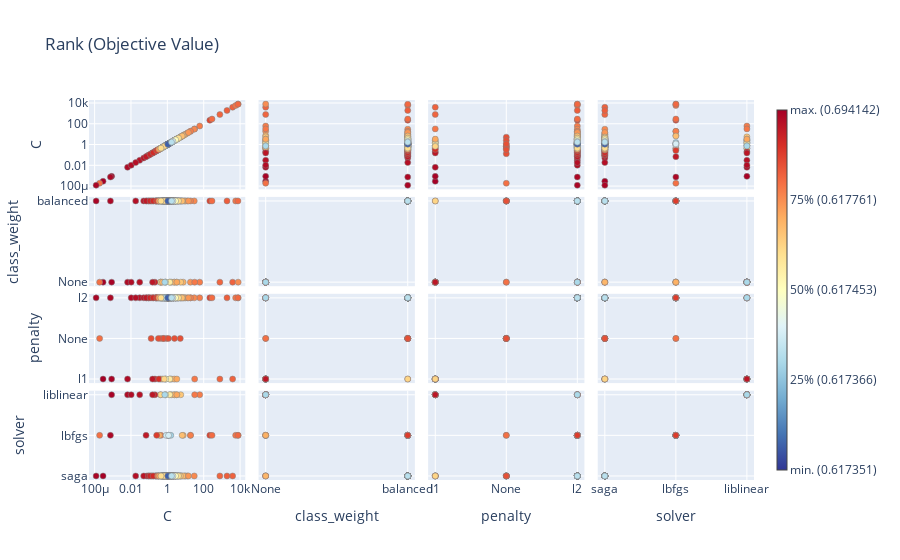

The cell this chart's notebook holds for it:
### Code cell
optuna.visualization.plot_rank(study_best_features)

### Figure 1 — Plotly figure (JSON) as saved in the notebook; plotly's stock layout.template omitted (floating-point values rounded to 4 significant figures; data arrays with more than 128 entries replaced by an {"elided": "..."} marker saying what was removed)
{"data": [{"hovertemplate": "%{hovertext}<extra></extra>", "hovertext": {"elided": "194 str values"}, "marker": {"color": {"elided": "194 str values"}, "line": {"color": "Grey", "width": 0.5}}, "mode": "markers", "showlegend": false, "type": "scatter", "x": {"elided": "194 float values"}, "xaxis": "x", "y": {"elided": "194 float values"}, "yaxis": "y"}, {"hovertemplate": "%{hovertext}<extra></extra>", "hovertext": {"elided": "194 str values"}, "marker": {"color": {"elided": "194 str values"}, "line": {"color": "Grey", "width": 0.5}}, "mode": "markers", "showlegend": false, "type": "scatter", "x": {"elided": "194 float values"}, "xaxis": "x5", "y": {"elided": "194 str values"}, "yaxis": "y5"}, {"hovertemplate": "%{hovertext}<extra></extra>", "hovertext": {"elided": "194 str values"}, "marker": {"color": {"elided": "194 str values"}, "line": {"color": "Grey", "width": 0.5}}, "mode": "markers", "showlegend": false, "type": "scatter", "x": {"elided": "194 float values"}, "xaxis": "x9", "y": {"elided": "194 str values"}, "yaxis": "y9"}, {"hovertemplate": "%{hovertext}<extra></extra>", "hovertext": {"elided": "194 str values"}, "marker": {"color": {"elided": "194 str values"}, "line": {"color": "Grey", "width": 0.5}}, "mode": "markers", "showlegend": false, "type": "scatter", "x": {"elided": "194 float values"}, "xaxis": "x13", "y": {"elided": "194 str values"}, "yaxis": "y13"}, {"hovertemplate": "%{hovertext}<extra></extra>", "hovertext": {"elided": "194 str values"}, "marker": {"color": {"elided": "194 str values"}, "line": {"color": "Grey", "width": 0.5}}, "mode": "markers", "showlegend": false, "type": "scatter", "x": {"elided": "194 str values"}, "xaxis": "x2", "y": {"elided": "194 float values"}, "yaxis": "y2"}, {"hovertemplate": "%{hovertext}<extra></extra>", "hovertext": {"elided": "194 str values"}, "marker": {"color": {"elided": "194 str values"}, "line": {"color": "Grey", "width": 0.5}}, "mode": "markers", "showlegend": false, "type": "scatter", "x": {"elided": "194 str values"}, "xaxis": "x6", "y": {"elided": "194 str values"}, "yaxis": "y6"}, {"hovertemplate": "%{hovertext}<extra></extra>", "hovertext": {"elided": "194 str values"}, "marker": {"color": {"elided": "194 str values"}, "line": {"color": "Grey", "width": 0.5}}, "mode": "markers", "showlegend": false, "type": "scatter", "x": {"elided": "194 str values"}, "xaxis": "x10", "y": {"elided": "194 str values"}, "yaxis": "y10"}, {"hovertemplate": "%{hovertext}<extra></extra>", "hovertext": {"elided": "194 str values"}, "marker": {"color": {"elided": "194 str values"}, "line": {"color": "Grey", "width": 0.5}}, "mode": "markers", "showlegend": false, "type": "scatter", "x": {"elided": "194 str values"}, "xaxis": "x14", "y": {"elided": "194 str values"}, "yaxis": "y14"}, {"hovertemplate": "%{hovertext}<extra></extra>", "hovertext": {"elided": "194 str values"}, "marker": {"color": {"elided": "194 str values"}, "line": {"color": "Grey", "width": 0.5}}, "mode": "markers", "showlegend": false, "type": "scatter", "x": {"elided": "194 str values"}, "xaxis": "x3", "y": {"elided": "194 float values"}, "yaxis": "y3"}, {"hovertemplate": "%{hovertext}<extra></extra>", "hovertext": {"elided": "194 str values"}, "marker": {"color": {"elided": "194 str values"}, "line": {"color": "Grey", "width": 0.5}}, "mode": "markers", "showlegend": false, "type": "scatter", "x": {"elided": "194 str values"}, "xaxis": "x7", "y": {"elided": "194 str values"}, "yaxis": "y7"}, {"hovertemplate": "%{hovertext}<extra></extra>", "hovertext": {"elided": "194 str values"}, "marker": {"color": {"elided": "194 str values"}, "line": {"color": "Grey", "width": 0.5}}, "mode": "markers", "showlegend": false, "type": "scatter", "x": {"elided": "194 str values"}, "xaxis": "x11", "y": {"elided": "194 str values"}, "yaxis": "y11"}, {"hovertemplate": "%{hovertext}<extra></extra>", "hovertext": {"elided": "194 str values"}, "marker": {"color": {"elided": "194 str values"}, "line": {"color": "Grey", "width": 0.5}}, "mode": "markers", "showlegend": false, "type": "scatter", "x": {"elided": "194 str values"}, "xaxis": "x15", "y": {"elided": "194 str values"}, "yaxis": "y15"}, {"hovertemplate": "%{hovertext}<extra></extra>", "hovertext": {"elided": "194 str values"}, "marker": {"color": {"elided": "194 str values"}, "line": {"color": "Grey", "width": 0.5}}, "mode": "markers", "showlegend": false, "type": "scatter", "x": {"elided": "194 str values"}, "xaxis": "x4", "y": {"elided": "194 float values"}, "yaxis": "y4"}, {"hovertemplate": "%{hovertext}<extra></extra>", "hovertext": {"elided": "194 str values"}, "marker": {"color": {"elided": "194 str values"}, "line": {"color": "Grey", "width": 0.5}}, "mode": "markers", "showlegend": false, "type": "scatter", "x": {"elided": "194 str values"}, "xaxis": "x8", "y": {"elided": "194 str values"}, "yaxis": "y8"}, {"hovertemplate": "%{hovertext}<extra></extra>", "hovertext": {"elided": "194 str values"}, "marker": {"color": {"elided": "194 str values"}, "line": {"color": "Grey", "width": 0.5}}, "mode": "markers", "showlegend": false, "type": "scatter", "x": {"elided": "194 str values"}, "xaxis": "x12", "y": {"elided": "194 str values"}, "yaxis": "y12"}, {"hovertemplate": "%{hovertext}<extra></extra>", "hovertext": {"elided": "194 str values"}, "marker": {"color": {"elided": "194 str values"}, "line": {"color": "Grey", "width": 0.5}}, "mode": "markers", "showlegend": false, "type": "scatter", "x": {"elided": "194 str values"}, "xaxis": "x16", "y": {"elided": "194 str values"}, "yaxis": "y16"}, {"hoverinfo": "none", "marker": {"cmax": 1, "cmin": 0, "colorbar": {"thickness": 10, "ticktext": ["min. (0.617351)", "25% (0.617366)", "50% (0.617453)", "75% (0.617761)", "max. (0.694142)"], "tickvals": [0, 0.25, 0.5, 0.75, 1]}, "colorscale": [[0, "rgb(49,54,149)"], [0.1, "rgb(69,117,180)"], [0.2, "rgb(116,173,209)"], [0.3, "rgb(171,217,233)"], [0.4, "rgb(224,243,248)"], [0.5, "rgb(255,255,191)"], [0.6, "rgb(254,224,144)"], [0.7, "rgb(253,174,97)"], [0.8, "rgb(244,109,67)"], [0.9, "rgb(215,48,39)"], [1, "rgb(165,0,38)"]], "showscale": true}, "mode": "markers", "showlegend": false, "type": "scatter", "x": [null], "y": [null]}], "layout": {"title": {"text": "Rank (Objective Value)"}, "xaxis": {"anchor": "y", "domain": [0, 0.235], "matches": "x13", "range": [-4.308, 4.286], "showticklabels": false, "type": "log"}, "xaxis10": {"anchor": "y10", "domain": [0.255, 0.49], "matches": "x14", "range": [-0.05, 1.05], "showticklabels": false, "type": "category"}, "xaxis11": {"anchor": "y11", "domain": [0.51, 0.745], "matches": "x15", "range": [-0.1, 2.1], "showticklabels": false, "type": "category"}, "xaxis12": {"anchor": "y12", "domain": [0.765, 1.0], "matches": "x16", "range": [-0.1, 2.1], "showticklabels": false, "type": "category"}, "xaxis13": {"anchor": "y13", "domain": [0, 0.235], "range": [-4.308, 4.286], "title": {"text": "C"}, "type": "log"}, "xaxis14": {"anchor": "y14", "domain": [0.255, 0.49], "range": [-0.05, 1.05], "title": {"text": "class_weight"}, "type": "category"}, "xaxis15": {"anchor": "y15", "domain": [0.51, 0.745], "range": [-0.1, 2.1], "title": {"text": "penalty"}, "type": "category"}, "xaxis16": {"anchor": "y16", "domain": [0.765, 1.0], "range": [-0.1, 2.1], "title": {"text": "solver"}, "type": "category"}, "xaxis2": {"anchor": "y2", "domain": [0.255, 0.49], "matches": "x14", "range": [-0.05, 1.05], "showticklabels": false, "type": "category"}, "xaxis3": {"anchor": "y3", "domain": [0.51, 0.745], "matches": "x15", "range": [-0.1, 2.1], "showticklabels": false, "type": "category"}, "xaxis4": {"anchor": "y4", "domain": [0.765, 1.0], "matches": "x16", "range": [-0.1, 2.1], "showticklabels": false, "type": "category"}, "xaxis5": {"anchor": "y5", "domain": [0, 0.235], "matches": "x13", "range": [-4.308, 4.286], "showticklabels": false, "type": "log"}, "xaxis6": {"anchor": "y6", "domain": [0.255, 0.49], "matches": "x14", "range": [-0.05, 1.05], "showticklabels": false, "type": "category"}, "xaxis7": {"anchor": "y7", "domain": [0.51, 0.745], "matches": "x15", "range": [-0.1, 2.1], "showticklabels": false, "type": "category"}, "xaxis8": {"anchor": "y8", "domain": [0.765, 1.0], "matches": "x16", "range": [-0.1, 2.1], "showticklabels": false, "type": "category"}, "xaxis9": {"anchor": "y9", "domain": [0, 0.235], "matches": "x13", "range": [-4.308, 4.286], "showticklabels": false, "type": "log"}, "yaxis": {"anchor": "x", "domain": [0.765, 1.0], "range": [-4.308, 4.286], "title": {"text": "C"}, "type": "log"}, "yaxis10": {"anchor": "x10", "domain": [0.255, 0.49], "matches": "y9", "range": [-0.1, 2.1], "showticklabels": false, "type": "category"}, "yaxis11": {"anchor": "x11", "domain": [0.255, 0.49], "matches": "y9", "range": [-0.1, 2.1], "showticklabels": false, "type": "category"}, "yaxis12": {"anchor": "x12", "domain": [0.255, 0.49], "matches": "y9", "range": [-0.1, 2.1], "showticklabels": false, "type": "category"}, "yaxis13": {"anchor": "x13", "domain": [0, 0.235], "range": [-0.1, 2.1], "title": {"text": "solver"}, "type": "category"}, "yaxis14": {"anchor": "x14", "domain": [0, 0.235], "matches": "y13", "range": [-0.1, 2.1], "showticklabels": false, "type": "category"}, "yaxis15": {"anchor": "x15", "domain": [0, 0.235], "matches": "y13", "range": [-0.1, 2.1], "showticklabels": false, "type": "category"}, "yaxis16": {"anchor": "x16", "domain": [0, 0.235], "matches": "y13", "range": [-0.1, 2.1], "showticklabels": false, "type": "category"}, "yaxis2": {"anchor": "x2", "domain": [0.765, 1.0], "matches": "y", "range": [-4.308, 4.286], "showticklabels": false, "type": "log"}, "yaxis3": {"anchor": "x3", "domain": [0.765, 1.0], "matches": "y", "range": [-4.308, 4.286], "showticklabels": false, "type": "log"}, "yaxis4": {"anchor": "x4", "domain": [0.765, 1.0], "matches": "y", "range": [-4.308, 4.286], "showticklabels": false, "type": "log"}, "yaxis5": {"anchor": "x5", "domain": [0.51, 0.745], "range": [-0.05, 1.05], "title": {"text": "class_weight"}, "type": "category"}, "yaxis6": {"anchor": "x6", "domain": [0.51, 0.745], "matches": "y5", "range": [-0.05, 1.05], "showticklabels": false, "type": "category"}, "yaxis7": {"anchor": "x7", "domain": [0.51, 0.745], "matches": "y5", "range": [-0.05, 1.05], "showticklabels": false, "type": "category"}, "yaxis8": {"anchor": "x8", "domain": [0.51, 0.745], "matches": "y5", "range": [-0.05, 1.05], "showticklabels": false, "type": "category"}, "yaxis9": {"anchor": "x9", "domain": [0.255, 0.49], "range": [-0.1, 2.1], "title": {"text": "penalty"}, "type": "category"}}}
